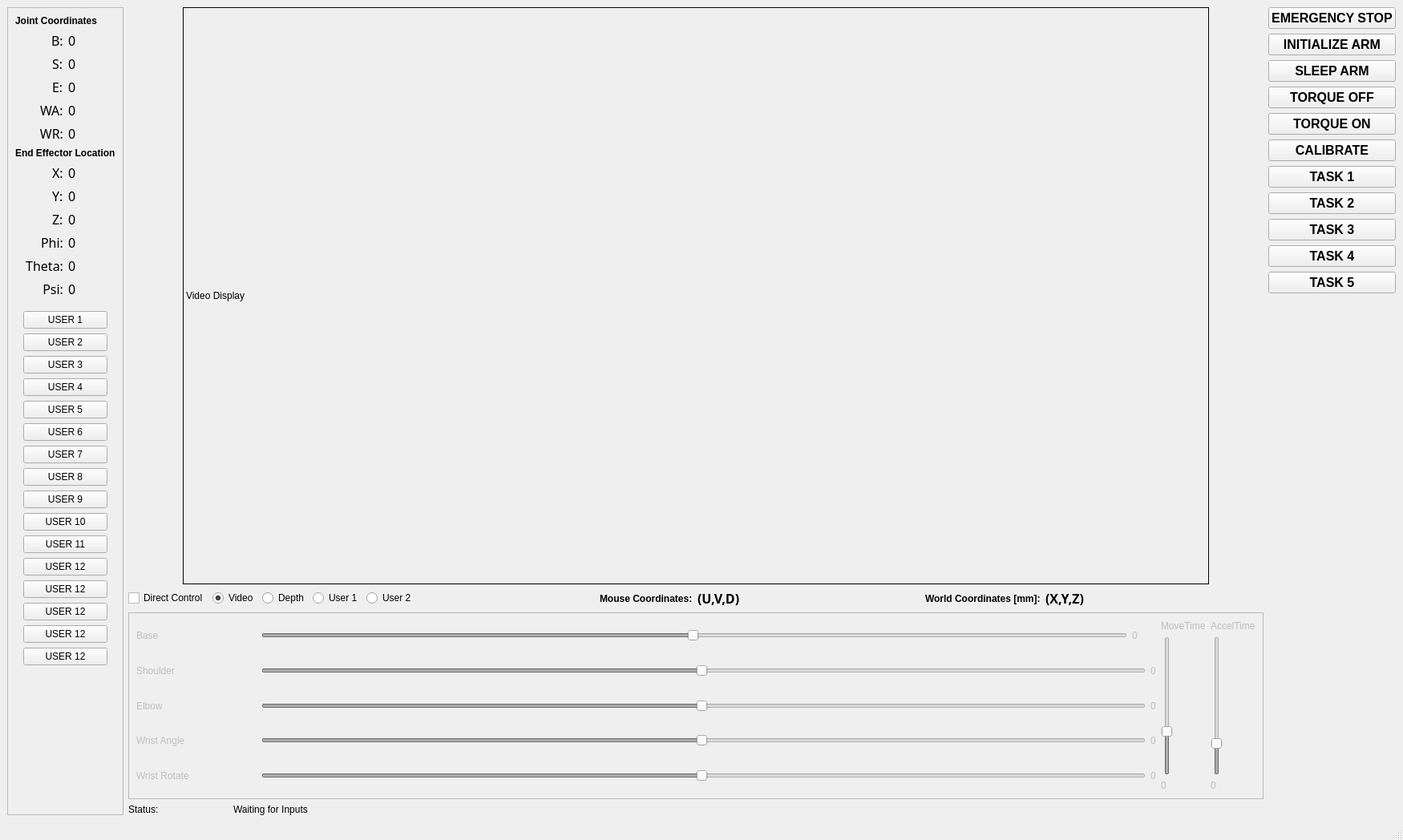
<?xml version="1.0" encoding="UTF-8"?>
<ui version="4.0">
 <class>MainWindow</class>
 <widget class="QMainWindow" name="MainWindow">
  <property name="geometry">
   <rect>
    <x>0</x>
    <y>0</y>
    <width>1750</width>
    <height>1048</height>
   </rect>
  </property>
  <property name="sizePolicy">
   <sizepolicy hsizetype="Fixed" vsizetype="Fixed">
    <horstretch>0</horstretch>
    <verstretch>0</verstretch>
   </sizepolicy>
  </property>
  <property name="cursor">
   <cursorShape>ArrowCursor</cursorShape>
  </property>
  <property name="windowTitle">
   <string>MainWindow</string>
  </property>
  <widget class="QWidget" name="centralwidget">
   <layout class="QVBoxLayout" name="verticalLayout_14">
    <item>
     <layout class="QHBoxLayout" name="horizontalLayout_13">
      <item>
       <widget class="QFrame" name="OutputFrame">
        <property name="enabled">
         <bool>true</bool>
        </property>
        <property name="sizePolicy">
         <sizepolicy hsizetype="Minimum" vsizetype="Minimum">
          <horstretch>0</horstretch>
          <verstretch>0</verstretch>
         </sizepolicy>
        </property>
        <property name="frameShape">
         <enum>QFrame::StyledPanel</enum>
        </property>
        <property name="frameShadow">
         <enum>QFrame::Raised</enum>
        </property>
        <layout class="QVBoxLayout" name="verticalLayout_5">
         <item>
          <widget class="QLabel" name="JointCoordLabel">
           <property name="sizePolicy">
            <sizepolicy hsizetype="Minimum" vsizetype="Minimum">
             <horstretch>0</horstretch>
             <verstretch>0</verstretch>
            </sizepolicy>
           </property>
           <property name="font">
            <font>
             <weight>75</weight>
             <bold>true</bold>
            </font>
           </property>
           <property name="text">
            <string>Joint Coordinates</string>
           </property>
          </widget>
         </item>
         <item>
          <layout class="QHBoxLayout" name="horizontalLayout_3">
           <item>
            <layout class="QVBoxLayout" name="verticalLayout_9">
             <item alignment="Qt::AlignRight">
              <widget class="QLabel" name="BLabel">
               <property name="font">
                <font>
                 <family>Ubuntu Mono</family>
                 <pointsize>12</pointsize>
                </font>
               </property>
               <property name="text">
                <string>B:</string>
               </property>
              </widget>
             </item>
             <item alignment="Qt::AlignRight">
              <widget class="QLabel" name="SLabel">
               <property name="font">
                <font>
                 <family>Ubuntu Mono</family>
                 <pointsize>12</pointsize>
                </font>
               </property>
               <property name="text">
                <string>S:</string>
               </property>
              </widget>
             </item>
             <item alignment="Qt::AlignRight">
              <widget class="QLabel" name="ELabel">
               <property name="font">
                <font>
                 <family>Ubuntu Mono</family>
                 <pointsize>12</pointsize>
                </font>
               </property>
               <property name="text">
                <string>E:</string>
               </property>
              </widget>
             </item>
             <item alignment="Qt::AlignRight">
              <widget class="QLabel" name="WALabel">
               <property name="font">
                <font>
                 <family>Ubuntu Mono</family>
                 <pointsize>12</pointsize>
                </font>
               </property>
               <property name="text">
                <string>WA:</string>
               </property>
              </widget>
             </item>
             <item>
              <widget class="QLabel" name="WRLabel">
               <property name="font">
                <font>
                 <family>Ubuntu Mono</family>
                 <pointsize>12</pointsize>
                </font>
               </property>
               <property name="text">
                <string>WR:</string>
               </property>
               <property name="alignment">
                <set>Qt::AlignRight|Qt::AlignTrailing|Qt::AlignVCenter</set>
               </property>
              </widget>
             </item>
            </layout>
           </item>
           <item>
            <layout class="QVBoxLayout" name="verticalLayout_8">
             <item alignment="Qt::AlignLeft">
              <widget class="QLabel" name="rdoutBaseJC">
               <property name="font">
                <font>
                 <family>Ubuntu Mono</family>
                 <pointsize>12</pointsize>
                </font>
               </property>
               <property name="text">
                <string>0</string>
               </property>
              </widget>
             </item>
             <item alignment="Qt::AlignLeft">
              <widget class="QLabel" name="rdoutShoulderJC">
               <property name="font">
                <font>
                 <family>Ubuntu Mono</family>
                 <pointsize>12</pointsize>
                </font>
               </property>
               <property name="text">
                <string>0</string>
               </property>
              </widget>
             </item>
             <item alignment="Qt::AlignLeft">
              <widget class="QLabel" name="rdoutElbowJC">
               <property name="font">
                <font>
                 <family>Ubuntu Mono</family>
                 <pointsize>12</pointsize>
                </font>
               </property>
               <property name="text">
                <string>0</string>
               </property>
              </widget>
             </item>
             <item alignment="Qt::AlignLeft">
              <widget class="QLabel" name="rdoutWristAJC">
               <property name="font">
                <font>
                 <family>Ubuntu Mono</family>
                 <pointsize>12</pointsize>
                </font>
               </property>
               <property name="text">
                <string>0</string>
               </property>
              </widget>
             </item>
             <item>
              <widget class="QLabel" name="rdoutWristRJC">
               <property name="font">
                <font>
                 <family>Ubuntu Mono</family>
                 <pointsize>12</pointsize>
                </font>
               </property>
               <property name="text">
                <string>0</string>
               </property>
              </widget>
             </item>
            </layout>
           </item>
          </layout>
         </item>
         <item>
          <widget class="QLabel" name="WorldCoordLabel">
           <property name="font">
            <font>
             <weight>75</weight>
             <bold>true</bold>
            </font>
           </property>
           <property name="text">
            <string>End Effector Location</string>
           </property>
          </widget>
         </item>
         <item>
          <layout class="QHBoxLayout" name="horizontalLayout_4">
           <item>
            <layout class="QVBoxLayout" name="verticalLayout_13">
             <item alignment="Qt::AlignRight">
              <widget class="QLabel" name="XLabel">
               <property name="font">
                <font>
                 <family>Ubuntu Mono</family>
                 <pointsize>12</pointsize>
                </font>
               </property>
               <property name="text">
                <string>X:</string>
               </property>
               <property name="scaledContents">
                <bool>false</bool>
               </property>
              </widget>
             </item>
             <item alignment="Qt::AlignRight">
              <widget class="QLabel" name="YLabel">
               <property name="font">
                <font>
                 <family>Ubuntu Mono</family>
                 <pointsize>12</pointsize>
                </font>
               </property>
               <property name="text">
                <string>Y:</string>
               </property>
              </widget>
             </item>
             <item alignment="Qt::AlignRight">
              <widget class="QLabel" name="ZLabel">
               <property name="font">
                <font>
                 <family>Ubuntu Mono</family>
                 <pointsize>12</pointsize>
                </font>
               </property>
               <property name="text">
                <string>Z:</string>
               </property>
              </widget>
             </item>
             <item alignment="Qt::AlignRight">
              <widget class="QLabel" name="PhiLabel">
               <property name="enabled">
                <bool>true</bool>
               </property>
               <property name="font">
                <font>
                 <family>Ubuntu Mono</family>
                 <pointsize>12</pointsize>
                </font>
               </property>
               <property name="text">
                <string>Phi:</string>
               </property>
              </widget>
             </item>
             <item>
              <widget class="QLabel" name="ThetaLabel">
               <property name="enabled">
                <bool>true</bool>
               </property>
               <property name="font">
                <font>
                 <family>Ubuntu Mono</family>
                 <pointsize>12</pointsize>
                </font>
               </property>
               <property name="text">
                <string>Theta:</string>
               </property>
               <property name="alignment">
                <set>Qt::AlignRight|Qt::AlignTrailing|Qt::AlignVCenter</set>
               </property>
              </widget>
             </item>
             <item>
              <widget class="QLabel" name="PsiLabel">
               <property name="enabled">
                <bool>true</bool>
               </property>
               <property name="font">
                <font>
                 <family>Ubuntu Mono</family>
                 <pointsize>12</pointsize>
                </font>
               </property>
               <property name="text">
                <string>Psi:</string>
               </property>
               <property name="alignment">
                <set>Qt::AlignRight|Qt::AlignTrailing|Qt::AlignVCenter</set>
               </property>
              </widget>
             </item>
            </layout>
           </item>
           <item>
            <layout class="QVBoxLayout" name="verticalLayout_12">
             <item alignment="Qt::AlignLeft">
              <widget class="QLabel" name="rdoutX">
               <property name="font">
                <font>
                 <family>Ubuntu Mono</family>
                 <pointsize>12</pointsize>
                </font>
               </property>
               <property name="text">
                <string>0</string>
               </property>
              </widget>
             </item>
             <item alignment="Qt::AlignLeft">
              <widget class="QLabel" name="rdoutY">
               <property name="font">
                <font>
                 <family>Ubuntu Mono</family>
                 <pointsize>12</pointsize>
                </font>
               </property>
               <property name="text">
                <string>0</string>
               </property>
              </widget>
             </item>
             <item alignment="Qt::AlignLeft">
              <widget class="QLabel" name="rdoutZ">
               <property name="font">
                <font>
                 <family>Ubuntu Mono</family>
                 <pointsize>12</pointsize>
                </font>
               </property>
               <property name="text">
                <string>0</string>
               </property>
              </widget>
             </item>
             <item alignment="Qt::AlignLeft">
              <widget class="QLabel" name="rdoutPhi">
               <property name="font">
                <font>
                 <family>Ubuntu Mono</family>
                 <pointsize>12</pointsize>
                </font>
               </property>
               <property name="text">
                <string>0</string>
               </property>
              </widget>
             </item>
             <item>
              <widget class="QLabel" name="rdoutTheta">
               <property name="font">
                <font>
                 <family>Ubuntu Mono</family>
                 <pointsize>12</pointsize>
                </font>
               </property>
               <property name="text">
                <string>0</string>
               </property>
              </widget>
             </item>
             <item>
              <widget class="QLabel" name="rdoutPsi">
               <property name="font">
                <font>
                 <family>Ubuntu Mono</family>
                 <pointsize>12</pointsize>
                </font>
               </property>
               <property name="text">
                <string>0</string>
               </property>
              </widget>
             </item>
            </layout>
           </item>
          </layout>
         </item>
         <item>
          <layout class="QVBoxLayout" name="Group2">
           <property name="margin">
            <number>10</number>
           </property>
           <item>
            <widget class="QPushButton" name="btnUser1">
             <property name="text">
              <string>USER 1</string>
             </property>
            </widget>
           </item>
           <item>
            <widget class="QPushButton" name="btnUser2">
             <property name="text">
              <string>USER 2</string>
             </property>
            </widget>
           </item>
           <item>
            <widget class="QPushButton" name="btnUser3">
             <property name="text">
              <string>USER 3</string>
             </property>
            </widget>
           </item>
           <item>
            <widget class="QPushButton" name="btnUser4">
             <property name="text">
              <string>USER 4</string>
             </property>
            </widget>
           </item>
           <item>
            <widget class="QPushButton" name="btnUser5">
             <property name="text">
              <string>USER 5</string>
             </property>
            </widget>
           </item>
           <item>
            <widget class="QPushButton" name="btnUser6">
             <property name="text">
              <string>USER 6</string>
             </property>
            </widget>
           </item>
           <item>
            <widget class="QPushButton" name="btnUser7">
             <property name="text">
              <string>USER 7</string>
             </property>
            </widget>
           </item>
           <item>
            <widget class="QPushButton" name="btnUser8">
             <property name="text">
              <string>USER 8</string>
             </property>
            </widget>
           </item>
           <item>
            <widget class="QPushButton" name="btnUser9">
             <property name="text">
              <string>USER 9</string>
             </property>
            </widget>
           </item>
           <item>
            <widget class="QPushButton" name="btnUser10">
             <property name="text">
              <string>USER 10</string>
             </property>
             <property name="autoRepeatDelay">
              <number>300</number>
             </property>
            </widget>
           </item>
           <item>
            <widget class="QPushButton" name="btnUser11">
             <property name="text">
              <string>USER 11</string>
             </property>
             <property name="autoRepeatDelay">
              <number>300</number>
             </property>
            </widget>
           </item>
           <item>
            <widget class="QPushButton" name="btnUser12">
             <property name="text">
              <string>USER 12</string>
             </property>
             <property name="autoRepeatDelay">
              <number>300</number>
             </property>
            </widget>
           </item>
           <item>
            <widget class="QPushButton" name="btnUser13">
             <property name="text">
              <string>USER 12</string>
             </property>
             <property name="autoRepeatDelay">
              <number>300</number>
             </property>
            </widget>
           </item>
           <item>
            <widget class="QPushButton" name="btnUser14">
             <property name="text">
              <string>USER 12</string>
             </property>
             <property name="autoRepeatDelay">
              <number>300</number>
             </property>
            </widget>
           </item>
           <item>
            <widget class="QPushButton" name="btnUser15">
             <property name="text">
              <string>USER 12</string>
             </property>
             <property name="autoRepeatDelay">
              <number>300</number>
             </property>
            </widget>
           </item>
            <item>
            <widget class="QPushButton" name="btnUser16">
             <property name="text">
              <string>USER 12</string>
             </property>
             <property name="autoRepeatDelay">
              <number>300</number>
             </property>
            </widget>
           </item>
          </layout>
         </item>
         <item>
          <spacer name="verticalSpacer_2">
           <property name="orientation">
            <enum>Qt::Vertical</enum>
           </property>
           <property name="sizeHint" stdset="0">
            <size>
             <width>20</width>
             <height>40</height>
            </size>
           </property>
          </spacer>
         </item>
        </layout>
       </widget>
      </item>
      <item>
       <layout class="QVBoxLayout" name="verticalLayout_4">
        <item>
         <layout class="QHBoxLayout" name="horizontalLayout_12">
          <item>
           <spacer name="horizontalSpacer_8">
            <property name="orientation">
             <enum>Qt::Horizontal</enum>
            </property>
            <property name="sizeHint" stdset="0">
             <size>
              <width>40</width>
              <height>20</height>
             </size>
            </property>
           </spacer>
          </item>
          <item>
           <widget class="QLabel" name="videoDisplay">
            <property name="minimumSize">
             <size>
              <width>1280</width>
              <height>720</height>
             </size>
            </property>
            <property name="maximumSize">
             <size>
              <width>1280</width>
              <height>720</height>
             </size>
            </property>
            <property name="cursor">
             <cursorShape>CrossCursor</cursorShape>
            </property>
            <property name="mouseTracking">
             <bool>true</bool>
            </property>
            <property name="frameShape">
             <enum>QFrame::Box</enum>
            </property>
            <property name="text">
             <string>Video Display</string>
            </property>
           </widget>
          </item>
          <item>
           <spacer name="horizontalSpacer_9">
            <property name="orientation">
             <enum>Qt::Horizontal</enum>
            </property>
            <property name="sizeHint" stdset="0">
             <size>
              <width>40</width>
              <height>20</height>
             </size>
            </property>
           </spacer>
          </item>
         </layout>
        </item>
        <item>
         <layout class="QHBoxLayout" name="horizontalLayout_2">
          <item>
           <widget class="QCheckBox" name="chk_directcontrol">
            <property name="text">
             <string>Direct Control</string>
            </property>
            <property name="checked">
             <bool>false</bool>
            </property>
           </widget>
          </item>
          <item>
           <widget class="QRadioButton" name="radioVideo">
            <property name="text">
             <string>Video</string>
            </property>
            <property name="checked">
             <bool>true</bool>
            </property>
            <property name="autoExclusive">
             <bool>true</bool>
            </property>
           </widget>
          </item>
          <item>
           <widget class="QRadioButton" name="radioDepth">
            <property name="text">
             <string>Depth</string>
            </property>
           </widget>
          </item>
          <item>
           <widget class="QRadioButton" name="radioUsr1">
            <property name="text">
             <string>User 1</string>
            </property>
           </widget>
          </item>
          <item>
           <widget class="QRadioButton" name="radioUsr2">
            <property name="text">
             <string>User 2</string>
            </property>
           </widget>
          </item>
          <item>
           <spacer name="horizontalSpacer_4">
            <property name="orientation">
             <enum>Qt::Horizontal</enum>
            </property>
            <property name="sizeHint" stdset="0">
             <size>
              <width>40</width>
              <height>20</height>
             </size>
            </property>
           </spacer>
          </item>
          <item>
           <widget class="QLabel" name="PixelCoordLabel">
            <property name="font">
             <font>
              <weight>75</weight>
              <bold>true</bold>
             </font>
            </property>
            <property name="text">
             <string>Mouse Coordinates:</string>
            </property>
           </widget>
          </item>
          <item>
           <widget class="QLabel" name="rdoutMousePixels">
            <property name="font">
             <font>
              <family>Ubuntu Mono</family>
              <pointsize>12</pointsize>
              <weight>75</weight>
              <bold>true</bold>
             </font>
            </property>
            <property name="text">
             <string>(U,V,D)</string>
            </property>
            <property name="textFormat">
             <enum>Qt::AutoText</enum>
            </property>
           </widget>
          </item>
          <item>
           <spacer name="horizontalSpacer_3">
            <property name="orientation">
             <enum>Qt::Horizontal</enum>
            </property>
            <property name="sizeHint" stdset="0">
             <size>
              <width>40</width>
              <height>20</height>
             </size>
            </property>
           </spacer>
          </item>
          <item>
           <widget class="QLabel" name="PixelCoordLabel_2">
            <property name="font">
             <font>
              <weight>75</weight>
              <bold>true</bold>
             </font>
            </property>
            <property name="text">
             <string>World Coordinates [mm]:</string>
            </property>
           </widget>
          </item>
          <item>
           <widget class="QLabel" name="rdoutMouseWorld">
            <property name="font">
             <font>
              <family>Ubuntu Mono</family>
              <pointsize>12</pointsize>
              <weight>75</weight>
              <bold>true</bold>
             </font>
            </property>
            <property name="text">
             <string>(X,Y,Z)</string>
            </property>
            <property name="textFormat">
             <enum>Qt::AutoText</enum>
            </property>
           </widget>
          </item>
          <item>
           <spacer name="horizontalSpacer_2">
            <property name="orientation">
             <enum>Qt::Horizontal</enum>
            </property>
            <property name="sizeHint" stdset="0">
             <size>
              <width>40</width>
              <height>20</height>
             </size>
            </property>
           </spacer>
          </item>
         </layout>
        </item>
        <item>
         <widget class="QFrame" name="SliderFrame">
          <property name="enabled">
           <bool>false</bool>
          </property>
          <property name="frameShape">
           <enum>QFrame::StyledPanel</enum>
          </property>
          <property name="frameShadow">
           <enum>QFrame::Raised</enum>
          </property>
          <property name="lineWidth">
           <number>1</number>
          </property>
          <layout class="QVBoxLayout" name="verticalLayout_16">
           <item>
            <layout class="QHBoxLayout" name="horizontalLayout_6"/>
           </item>
           <item>
            <layout class="QHBoxLayout" name="horizontalLayout_9">
             <item>
              <layout class="QVBoxLayout" name="verticalLayout_2">
               <item>
                <layout class="QHBoxLayout" name="horizontalLayout">
                 <item>
                  <widget class="QLabel" name="BLabelS">
                   <property name="minimumSize">
                    <size>
                     <width>150</width>
                     <height>0</height>
                    </size>
                   </property>
                   <property name="text">
                    <string>Base</string>
                   </property>
                   <property name="alignment">
                    <set>Qt::AlignLeading|Qt::AlignLeft|Qt::AlignVCenter</set>
                   </property>
                  </widget>
                 </item>
                 <item>
                  <widget class="QSlider" name="sldrBase">
                   <property name="minimum">
                    <number>-179</number>
                   </property>
                   <property name="maximum">
                    <number>180</number>
                   </property>
                   <property name="orientation">
                    <enum>Qt::Horizontal</enum>
                   </property>
                  </widget>
                 </item>
                 <item>
                  <widget class="QLabel" name="rdoutBase">
                   <property name="minimumSize">
                    <size>
                     <width>30</width>
                     <height>0</height>
                    </size>
                   </property>
                   <property name="text">
                    <string>0</string>
                   </property>
                  </widget>
                 </item>
                </layout>
               </item>
               <item>
                <layout class="QHBoxLayout" name="horizontalLayout_7">
                 <item>
                  <widget class="QLabel" name="SLabelS">
                   <property name="minimumSize">
                    <size>
                     <width>150</width>
                     <height>0</height>
                    </size>
                   </property>
                   <property name="text">
                    <string>Shoulder</string>
                   </property>
                   <property name="alignment">
                    <set>Qt::AlignLeading|Qt::AlignLeft|Qt::AlignVCenter</set>
                   </property>
                  </widget>
                 </item>
                 <item>
                  <widget class="QSlider" name="sldrShoulder">
                   <property name="minimum">
                    <number>-179</number>
                   </property>
                   <property name="maximum">
                    <number>180</number>
                   </property>
                   <property name="orientation">
                    <enum>Qt::Horizontal</enum>
                   </property>
                  </widget>
                 </item>
                 <item>
                  <widget class="QLabel" name="rdoutShoulder">
                   <property name="text">
                    <string>0</string>
                   </property>
                  </widget>
                 </item>
                </layout>
               </item>
               <item>
                <layout class="QHBoxLayout" name="horizontalLayout_8">
                 <item>
                  <widget class="QLabel" name="ELabelS">
                   <property name="minimumSize">
                    <size>
                     <width>150</width>
                     <height>0</height>
                    </size>
                   </property>
                   <property name="text">
                    <string>Elbow</string>
                   </property>
                   <property name="alignment">
                    <set>Qt::AlignLeading|Qt::AlignLeft|Qt::AlignVCenter</set>
                   </property>
                  </widget>
                 </item>
                 <item>
                  <widget class="QSlider" name="sldrElbow">
                   <property name="minimum">
                    <number>-179</number>
                   </property>
                   <property name="maximum">
                    <number>180</number>
                   </property>
                   <property name="orientation">
                    <enum>Qt::Horizontal</enum>
                   </property>
                  </widget>
                 </item>
                 <item>
                  <widget class="QLabel" name="rdoutElbow">
                   <property name="text">
                    <string>0</string>
                   </property>
                  </widget>
                 </item>
                </layout>
               </item>
               <item>
                <layout class="QHBoxLayout" name="horizontalLayout_11">
                 <item>
                  <widget class="QLabel" name="WALabelS">
                   <property name="minimumSize">
                    <size>
                     <width>150</width>
                     <height>0</height>
                    </size>
                   </property>
                   <property name="text">
                    <string>Wrist Angle</string>
                   </property>
                   <property name="alignment">
                    <set>Qt::AlignLeading|Qt::AlignLeft|Qt::AlignVCenter</set>
                   </property>
                  </widget>
                 </item>
                 <item>
                  <widget class="QSlider" name="sldrWristA">
                   <property name="minimum">
                    <number>-179</number>
                   </property>
                   <property name="maximum">
                    <number>180</number>
                   </property>
                   <property name="orientation">
                    <enum>Qt::Horizontal</enum>
                   </property>
                  </widget>
                 </item>
                 <item>
                  <widget class="QLabel" name="rdoutWristA">
                   <property name="text">
                    <string>0</string>
                   </property>
                  </widget>
                 </item>
                </layout>
               </item>
               <item>
                <layout class="QHBoxLayout" name="horizontalLayout_15">
                 <item>
                  <widget class="QLabel" name="WRLabelS">
                   <property name="minimumSize">
                    <size>
                     <width>150</width>
                     <height>0</height>
                    </size>
                   </property>
                   <property name="text">
                    <string>Wrist Rotate</string>
                   </property>
                   <property name="alignment">
                    <set>Qt::AlignLeading|Qt::AlignLeft|Qt::AlignVCenter</set>
                   </property>
                  </widget>
                 </item>
                 <item>
                  <widget class="QSlider" name="sldrWristR">
                   <property name="minimum">
                    <number>-179</number>
                   </property>
                   <property name="maximum">
                    <number>180</number>
                   </property>
                   <property name="orientation">
                    <enum>Qt::Horizontal</enum>
                   </property>
                  </widget>
                 </item>
                 <item>
                  <widget class="QLabel" name="rdoutWristR">
                   <property name="text">
                    <string>0</string>
                   </property>
                  </widget>
                 </item>
                </layout>
               </item>
              </layout>
             </item>
             <item>
              <layout class="QVBoxLayout" name="verticalLayout_10">
               <item>
                <widget class="QLabel" name="MoveTimeLabel">
                 <property name="text">
                  <string>MoveTime</string>
                 </property>
                </widget>
               </item>
               <item>
                <widget class="QSlider" name="sldrMoveTime">
                 <property name="maximum">
                  <number>100</number>
                 </property>
                 <property name="value">
                  <number>30</number>
                 </property>
                 <property name="orientation">
                  <enum>Qt::Vertical</enum>
                 </property>
                </widget>
               </item>
               <item>
                <widget class="QLabel" name="rdoutMoveTime">
                 <property name="text">
                  <string>0</string>
                 </property>
                </widget>
               </item>
              </layout>
             </item>
             <item>
              <layout class="QVBoxLayout" name="verticalLayout_7">
               <item>
                <widget class="QLabel" name="AccelTimeLabel">
                 <property name="text">
                  <string>AccelTime</string>
                 </property>
                </widget>
               </item>
               <item>
                <widget class="QSlider" name="sldrAccelTime">
                 <property name="maximum">
                  <number>100</number>
                 </property>
                 <property name="value">
                  <number>20</number>
                 </property>
                 <property name="sliderPosition">
                  <number>20</number>
                 </property>
                 <property name="orientation">
                  <enum>Qt::Vertical</enum>
                 </property>
                </widget>
               </item>
               <item>
                <widget class="QLabel" name="rdoutAccelTime">
                 <property name="text">
                  <string>0</string>
                 </property>
                </widget>
               </item>
              </layout>
             </item>
            </layout>
           </item>
           <item>
            <layout class="QHBoxLayout" name="horizontalLayout_10"/>
           </item>
          </layout>
         </widget>
        </item>
        <item>
         <layout class="QHBoxLayout" name="horizontalLayout_14">
          <item>
           <widget class="QLabel" name="label_3">
            <property name="maximumSize">
             <size>
              <width>125</width>
              <height>16777215</height>
             </size>
            </property>
            <property name="text">
             <string>Status:</string>
            </property>
           </widget>
          </item>
          <item>
           <widget class="QLabel" name="rdoutStatus">
            <property name="font">
             <font>
              <pointsize>9</pointsize>
             </font>
            </property>
            <property name="text">
             <string>Waiting for Inputs</string>
            </property>
            <property name="textFormat">
             <enum>Qt::AutoText</enum>
            </property>
            <property name="alignment">
             <set>Qt::AlignLeading|Qt::AlignLeft|Qt::AlignVCenter</set>
            </property>
            <property name="wordWrap">
             <bool>true</bool>
            </property>
           </widget>
          </item>
         </layout>
        </item>
       </layout>
      </item>
      <item>
       <layout class="QVBoxLayout" name="verticalLayout_11">
        <item>
         <widget class="QPushButton" name="btn_estop">
          <property name="font">
           <font>
            <pointsize>12</pointsize>
            <weight>75</weight>
            <bold>true</bold>
           </font>
          </property>
          <property name="text">
           <string>EMERGENCY STOP</string>
          </property>
         </widget>
        </item>
        <item>
         <widget class="QPushButton" name="btn_init_arm">
          <property name="font">
           <font>
            <pointsize>12</pointsize>
            <weight>75</weight>
            <bold>true</bold>
           </font>
          </property>
          <property name="text">
           <string>INITIALIZE ARM</string>
          </property>
         </widget>
        </item>
        <item>
         <widget class="QPushButton" name="btn_sleep_arm">
          <property name="font">
           <font>
            <pointsize>12</pointsize>
            <weight>75</weight>
            <bold>true</bold>
           </font>
          </property>
          <property name="text">
           <string>SLEEP ARM</string>
          </property>
         </widget>
        </item>
        <item>
         <widget class="QPushButton" name="btn_torq_off">
          <property name="font">
           <font>
            <pointsize>12</pointsize>
            <weight>75</weight>
            <bold>true</bold>
           </font>
          </property>
          <property name="text">
           <string>TORQUE OFF</string>
          </property>
         </widget>
        </item>
        <item>
         <widget class="QPushButton" name="btn_torq_on">
          <property name="font">
           <font>
            <pointsize>12</pointsize>
            <weight>75</weight>
            <bold>true</bold>
           </font>
          </property>
          <property name="text">
           <string>TORQUE ON</string>
          </property>
         </widget>
        </item>
        <item>
         <widget class="QPushButton" name="btn_calibrate">
          <property name="font">
           <font>
            <pointsize>12</pointsize>
            <weight>75</weight>
            <bold>true</bold>
           </font>
          </property>
          <property name="text">
           <string>CALIBRATE</string>
          </property>
         </widget>
        </item>
        <item>
         <widget class="QPushButton" name="btn_task1">
          <property name="font">
           <font>
            <pointsize>12</pointsize>
            <weight>75</weight>
            <bold>true</bold>
           </font>
          </property>
          <property name="text">
           <string>TASK 1</string>
          </property>
         </widget>
        </item>
        <item>
         <widget class="QPushButton" name="btn_task2">
          <property name="font">
           <font>
            <pointsize>12</pointsize>
            <weight>75</weight>
            <bold>true</bold>
           </font>
          </property>
          <property name="text">
           <string>TASK 2</string>
          </property>
         </widget>
        </item>
        <item>
         <widget class="QPushButton" name="btn_task3">
          <property name="font">
           <font>
            <pointsize>12</pointsize>
            <weight>75</weight>
            <bold>true</bold>
           </font>
          </property>
          <property name="text">
           <string>TASK 3</string>
          </property>
         </widget>
        </item>
        <item>
         <widget class="QPushButton" name="btn_task4">
          <property name="font">
           <font>
            <pointsize>12</pointsize>
            <weight>75</weight>
            <bold>true</bold>
           </font>
          </property>
          <property name="text">
           <string>TASK 4</string>
          </property>
         </widget>
        </item>
        <item>
         <widget class="QPushButton" name="btn_task5">
          <property name="font">
           <font>
            <pointsize>12</pointsize>
            <weight>75</weight>
            <bold>true</bold>
           </font>
          </property>
          <property name="text">
           <string>TASK 5</string>
          </property>
         </widget>
        </item>
        <item>
         <spacer name="verticalSpacer_3">
          <property name="orientation">
           <enum>Qt::Vertical</enum>
          </property>
          <property name="sizeHint" stdset="0">
           <size>
            <width>20</width>
            <height>40</height>
           </size>
          </property>
         </spacer>
        </item>
       </layout>
      </item>
     </layout>
    </item>
   </layout>
  </widget>
  <widget class="QStatusBar" name="statusbar"/>
 </widget>
 <resources/>
 <connections/>
</ui>
